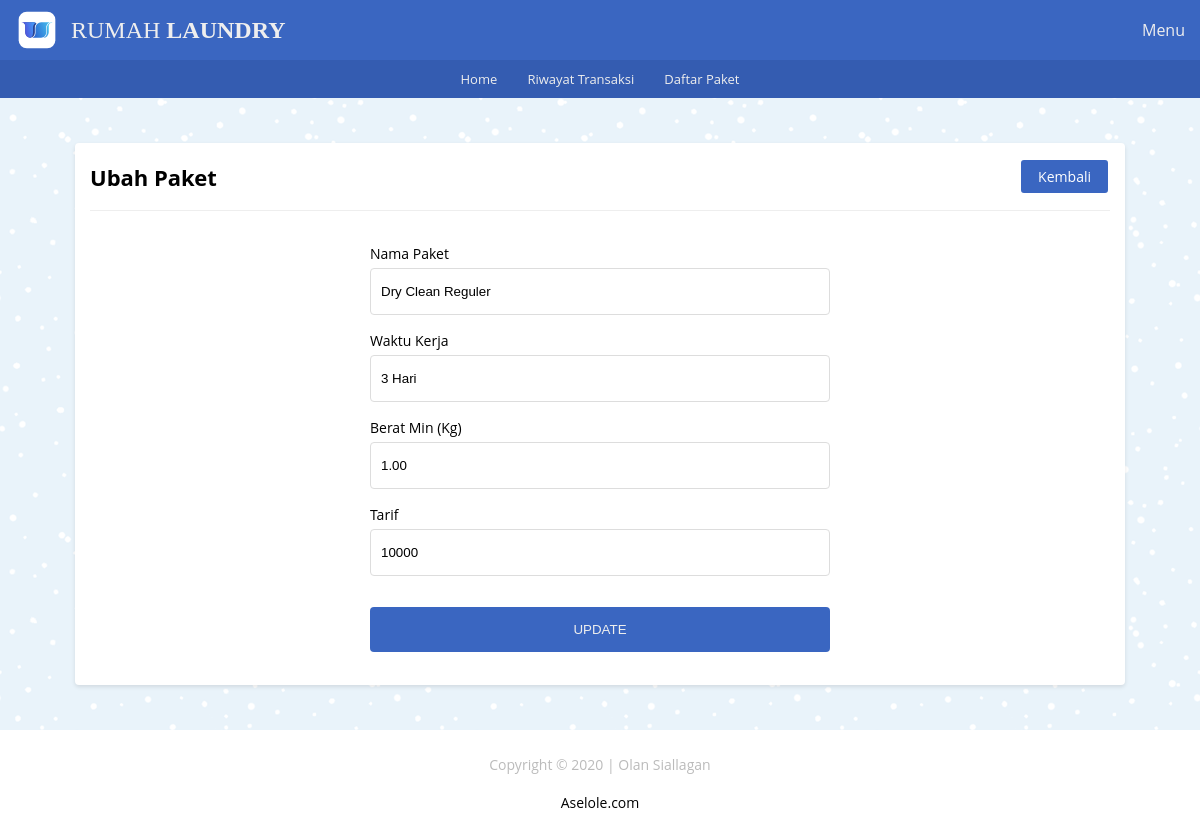
The page /app/paket/pkt_dc/edit.php?id_dc=1 on the database its author committed.
### tables this page shows
CREATE TABLE `tb_dry_clean` (
  `id_dc` int(10) UNSIGNED NOT NULL,
  `nama_paket_dc` varchar(100) NOT NULL,
  `waktu_kerja_dc` varchar(50) NOT NULL,
  `kuantitas_dc` decimal(10,2) NOT NULL DEFAULT 0.00,
  `tarif_dc` int(10) UNSIGNED NOT NULL DEFAULT 0
);

### app/includes/_functions.php (called while the page is built, shortened)
<?php
$host	= 'localhost';
$user = 'root';
$pass	= '';
$db	= 'laundry';
$koneksi = mysqli_connect($host,$user,$pass,$db);
function query($query){
	global $koneksi;
	$result = mysqli_query($koneksi, $query);
	$rows = [];
	while ($row = mysqli_fetch_assoc($result)) {
		$rows[] = $row;
	}
	return $rows;
}
function url($url = null){
	$url_utama = "http://localhost/rumah_laundry";
	if ($url != null) {
		return $url_utama . '/' . $url;
	}else{
		return $url_utama . '';
	}
}

### app/paket/pkt_dc/edit.php (the view, shortened to what this page needs)
<?php
   require_once('../../_header.php');
   $id_dc = $_GET['id_dc'];
   $data_dc = query("SELECT * FROM tb_dry_clean WHERE id_dc = '$id_dc'")[0];
?>
   <div id="edit_dc" class="main-content">
      <div class="container">
         <div class="baris">
            <div class="col mt-2">
               <div class="card">
                  <div class="card-title card-flex">
                     <div class="card-col">
                        <h2>Ubah Paket</h2>
                     </div>
                     <div class="card-col txt-right">
                        <a href="<?=url('paket/pkt_dc/pkt_dc.php')?>" class="btn-xs bg-primary">Kembali</a>
                     </div>
                  </div>
                  <div class="card-body">
                     <form action="" method="post" class="form-input">
                        <div class="form-grup">
                           <label for="nama">Nama Paket</label>
                           <input type="text" name="nama_paket_dc" placeholder="Nama paket" value="<?=$data_dc['nama_paket_dc']?>" autocomplete="off" id="nama" required>
                        </div>
                        <div class="form-grup">
                           <label for="wk">Waktu Kerja</label>
                           <input type="text" name="waktu_kerja_dc" placeholder="Durasi Kerja" value="<?=$data_dc['waktu_kerja_dc']?>" autocomplete="off" id="wk" required>
                        </div>
                        <div class="form-grup">
                           <label for="berat">Berat Min (Kg)</label>
                           <input type="text" name="kuantitas_dc" placeholder="Berat per-Kg" value="<?=$data_dc['kuantitas_dc']?>" autocomplete="off" id="berat" required>
                        </div>
                        <div class="form-grup">
                           <label for="tarif">Tarif</label>
                           <input type="text" name="tarif_dc" placeholder="Harga Paket" value="<?=$data_dc['tarif_dc']?>" autocomplete="off" id="tarif" required>
                        </div>
                        <div class="form-grup ">
                           <button type="submit" class="mt-1" name="ubah">Update</button>
                        </div>
                     </form>
                  </div>
               </div>
            </div>
         </div>
      </div>
   </div>
<?php require_once('../../_footer.php') ?>

### app/_assets/css/style.css (style rules this page uses)
* { margin: 0; padding: 0; box-sizing: border-box; }
html,body { width: 100%; max-width: 100%; position: relative; font-family: 'Open sans', sans-serif; display: flex; flex-direction: column; background-image: url(../img/blue-snow.png); overflow-x: hidden; }
.txt-right { text-align: right; }
.mt-1 { margin-top: 15px }
.mt-2 { margin-top: 30px }
h2 { font-size: 22px; }
.main-content { display: flex; flex-direction: column; }
.container { display: flex; flex-direction: column; width: 1080px; max-width: 100%; margin: auto; padding: 0 15px; min-height: 20px; }
.baris { position: relative; margin: 0 -15px; display: flex; flex-direction: row; flex-wrap: wrap; }
.bg-primary { border: 2px solid #3a66c1; color: #ffffff; background-color: #3a66c1; }
.col { flex: 1; }
.card { background-color: #fff; margin: 15px; padding: 15px; border-radius: 4px; box-shadow: 0 2px 4px rgba(0,0,0,0.10); }
.card-body { position: relative; }
.card-title { padding-bottom: 15px; margin-bottom: 15px; border-bottom: 1px solid #eeeeee; }
.card-flex { display: flex; flex-direction: row; align-items: center; justify-content: space-between; }
.card-col { flex: 1; }
.form-input { width: 480px; margin: auto; display: flex; flex-direction: column; padding: 10px; }
.form-grup { display: flex; flex-direction: column; position: relative; margin: 8px 0; }
.form-grup label { font-size: 14px; margin-bottom: 5px; }
.form-grup input { width: 100%; padding: 15px 10px; border-radius: 4px; border: 1.5px solid #dddddd; outline: none; }
.form-grup button { background-color: #3a66c1; border: 0; color: #eeeeee; padding: 15px; border-radius: 4px; text-transform: uppercase; cursor: pointer; }
.btn-xs { font-size: 14px; display: inline-block; text-decoration: none; padding: 5px 15px; margin: 2px; border-radius: 3px; cursor: pointer; }

### rows shown on the page
tb_dry_clean: nama_paket_dc "Dry Clean Reguler", waktu_kerja_dc "3 Hari", kuantitas_dc "1.00", tarif_dc "10000"
